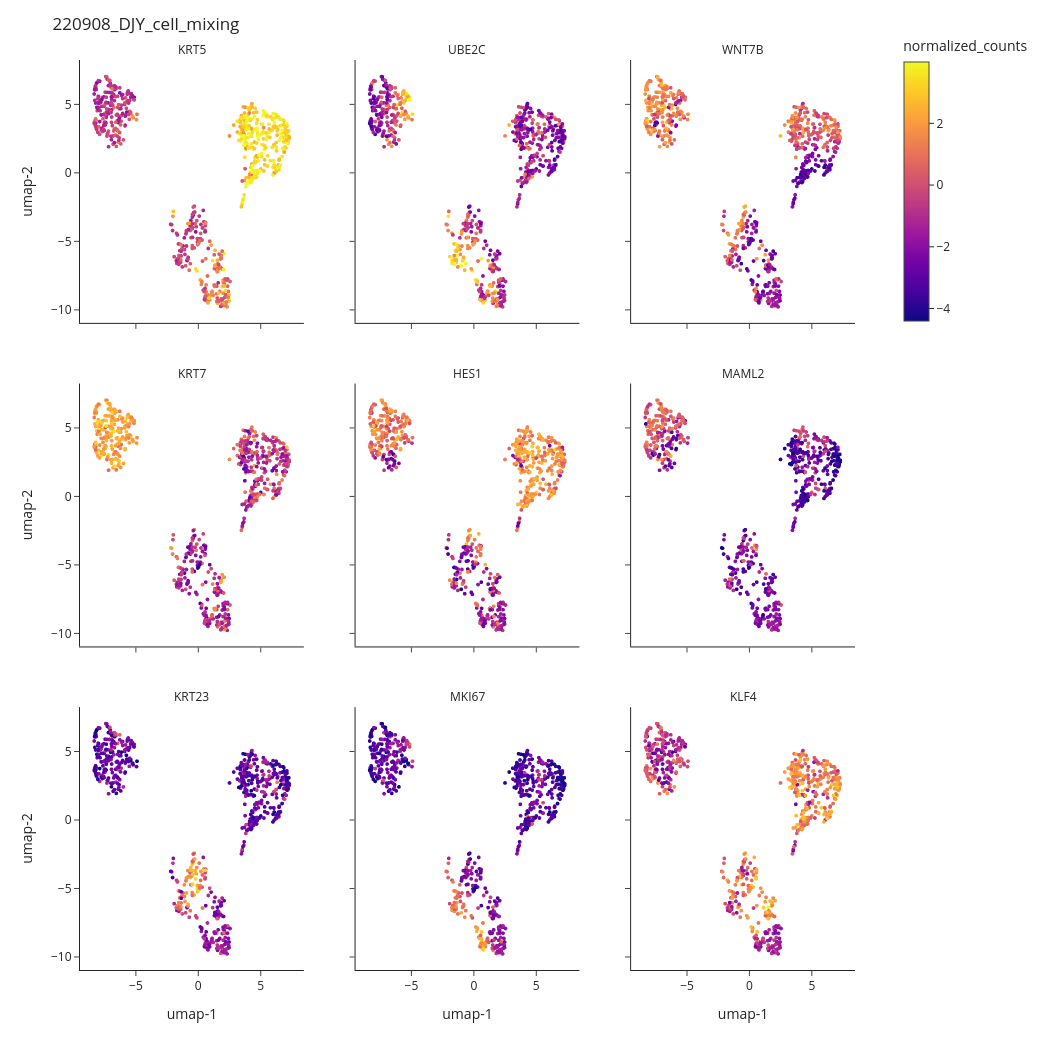

Notebook code for this chart:
### Code cell
sc.protein.scatterplot(
    "umap",
    features=list(
        sc.protein.get_attribute(attribute="normalized_counts", constraint="row+col")
        .var()
        .sort_values(ascending=False)
        .head(9)
        .index
    ),
    colorby="normalized_counts",
)

### Figure 1 — Plotly figure (JSON) as saved in the notebook; plotly's stock layout.template omitted (floating-point values rounded to 4 significant figures; data arrays with more than 128 entries replaced by an {"elided": "..."} marker saying what was removed)
{"data": [{"customdata": {"elided": "745x1 str values"}, "hovertemplate": "<b>%{customdata}</b><extra></extra>", "legendgroup": "", "marker": {"color": {"elided": "745 float values"}, "coloraxis": "coloraxis", "size": 4, "symbol": "circle"}, "mode": "markers", "name": "", "showlegend": false, "type": "scattergl", "x": {"elided": "745 float values"}, "xaxis": "x7", "y": {"elided": "745 float values"}, "yaxis": "y7"}, {"customdata": {"elided": "745x1 str values"}, "hovertemplate": "<b>%{customdata}</b><extra></extra>", "legendgroup": "", "marker": {"color": {"elided": "745 float values"}, "coloraxis": "coloraxis", "size": 4, "symbol": "circle"}, "mode": "markers", "name": "", "showlegend": false, "type": "scattergl", "x": {"elided": "745 float values"}, "xaxis": "x8", "y": {"elided": "745 float values"}, "yaxis": "y8"}, {"customdata": {"elided": "745x1 str values"}, "hovertemplate": "<b>%{customdata}</b><extra></extra>", "legendgroup": "", "marker": {"color": {"elided": "745 float values"}, "coloraxis": "coloraxis", "size": 4, "symbol": "circle"}, "mode": "markers", "name": "", "showlegend": false, "type": "scattergl", "x": {"elided": "745 float values"}, "xaxis": "x9", "y": {"elided": "745 float values"}, "yaxis": "y9"}, {"customdata": {"elided": "745x1 str values"}, "hovertemplate": "<b>%{customdata}</b><extra></extra>", "legendgroup": "", "marker": {"color": {"elided": "745 float values"}, "coloraxis": "coloraxis", "size": 4, "symbol": "circle"}, "mode": "markers", "name": "", "showlegend": false, "type": "scattergl", "x": {"elided": "745 float values"}, "xaxis": "x4", "y": {"elided": "745 float values"}, "yaxis": "y4"}, {"customdata": {"elided": "745x1 str values"}, "hovertemplate": "<b>%{customdata}</b><extra></extra>", "legendgroup": "", "marker": {"color": {"elided": "745 float values"}, "coloraxis": "coloraxis", "size": 4, "symbol": "circle"}, "mode": "markers", "name": "", "showlegend": false, "type": "scattergl", "x": {"elided": "745 float values"}, "xaxis": "x5", "y": {"elided": "745 float values"}, "yaxis": "y5"}, {"customdata": {"elided": "745x1 str values"}, "hovertemplate": "<b>%{customdata}</b><extra></extra>", "legendgroup": "", "marker": {"color": {"elided": "745 float values"}, "coloraxis": "coloraxis", "size": 4, "symbol": "circle"}, "mode": "markers", "name": "", "showlegend": false, "type": "scattergl", "x": {"elided": "745 float values"}, "xaxis": "x6", "y": {"elided": "745 float values"}, "yaxis": "y6"}, {"customdata": {"elided": "745x1 str values"}, "hovertemplate": "<b>%{customdata}</b><extra></extra>", "legendgroup": "", "marker": {"color": {"elided": "745 float values"}, "coloraxis": "coloraxis", "size": 4, "symbol": "circle"}, "mode": "markers", "name": "", "showlegend": false, "type": "scattergl", "x": {"elided": "745 float values"}, "xaxis": "x", "y": {"elided": "745 float values"}, "yaxis": "y"}, {"customdata": {"elided": "745x1 str values"}, "hovertemplate": "<b>%{customdata}</b><extra></extra>", "legendgroup": "", "marker": {"color": {"elided": "745 float values"}, "coloraxis": "coloraxis", "size": 4, "symbol": "circle"}, "mode": "markers", "name": "", "showlegend": false, "type": "scattergl", "x": {"elided": "745 float values"}, "xaxis": "x2", "y": {"elided": "745 float values"}, "yaxis": "y2"}, {"customdata": {"elided": "745x1 str values"}, "hovertemplate": "<b>%{customdata}</b><extra></extra>", "legendgroup": "", "marker": {"color": {"elided": "745 float values"}, "coloraxis": "coloraxis", "size": 4, "symbol": "circle"}, "mode": "markers", "name": "", "showlegend": false, "type": "scattergl", "x": {"elided": "745 float values"}, "xaxis": "x3", "y": {"elided": "745 float values"}, "yaxis": "y3"}], "layout": {"annotations": [{"showarrow": false, "text": "KRT23", "x": 0.1444, "xanchor": "center", "xref": "paper", "y": 0.2889, "yanchor": "bottom", "yref": "paper"}, {"showarrow": false, "text": "MKI67", "x": 0.5, "xanchor": "center", "xref": "paper", "y": 0.2889, "yanchor": "bottom", "yref": "paper"}, {"showarrow": false, "text": "KLF4", "x": 0.8556, "xanchor": "center", "xref": "paper", "y": 0.2889, "yanchor": "bottom", "yref": "paper"}, {"showarrow": false, "text": "KRT7", "x": 0.1444, "xanchor": "center", "xref": "paper", "y": 0.6444, "yanchor": "bottom", "yref": "paper"}, {"showarrow": false, "text": "HES1", "x": 0.5, "xanchor": "center", "xref": "paper", "y": 0.6444, "yanchor": "bottom", "yref": "paper"}, {"showarrow": false, "text": "MAML2", "x": 0.8556, "xanchor": "center", "xref": "paper", "y": 0.6444, "yanchor": "bottom", "yref": "paper"}, {"showarrow": false, "text": "KRT5", "x": 0.1444, "xanchor": "center", "xref": "paper", "y": 1.0, "yanchor": "bottom", "yref": "paper"}, {"showarrow": false, "text": "UBE2C", "x": 0.5, "xanchor": "center", "xref": "paper", "y": 1.0, "yanchor": "bottom", "yref": "paper"}, {"showarrow": false, "text": "WNT7B", "x": 0.8556, "xanchor": "center", "xref": "paper", "y": 1.0, "yanchor": "bottom", "yref": "paper"}], "coloraxis": {"cauto": false, "cmax": 3.981, "cmin": -4.408, "colorbar": {"len": 0.3333, "thickness": 25, "ticks": "outside", "title": {"text": "normalized_counts"}, "x": 1.05, "y": 1.035, "yanchor": "top"}, "colorscale": [[0, "#0d0887"], [0.1111, "#46039f"], [0.2222, "#7201a8"], [0.3333, "#9c179e"], [0.4444, "#bd3786"], [0.5556, "#d8576b"], [0.6667, "#ed7953"], [0.7778, "#fb9f3a"], [0.8889, "#fdca26"], [1, "#f0f921"]]}, "dragmode": "pan", "height": 1050, "hovermode": "closest", "legend": {"tracegroupgap": 0}, "margin": {"t": 60}, "title": {"text": "220908_DJY_cell_mixing"}, "width": 1050, "xaxis": {"anchor": "y", "domain": [0, 0.2889], "title": {"text": "umap-1"}, "zeroline": false}, "xaxis2": {"anchor": "y2", "domain": [0.3556, 0.6444], "matches": "x", "title": {"text": "umap-1"}}, "xaxis3": {"anchor": "y3", "domain": [0.7111, 1.0], "matches": "x", "title": {"text": "umap-1"}}, "xaxis4": {"anchor": "y4", "domain": [0, 0.2889], "matches": "x", "showticklabels": false}, "xaxis5": {"anchor": "y5", "domain": [0.3556, 0.6444], "matches": "x", "showticklabels": false}, "xaxis6": {"anchor": "y6", "domain": [0.7111, 1.0], "matches": "x", "showticklabels": false}, "xaxis7": {"anchor": "y7", "domain": [0, 0.2889], "matches": "x", "showticklabels": false}, "xaxis8": {"anchor": "y8", "domain": [0.3556, 0.6444], "matches": "x", "showticklabels": false}, "xaxis9": {"anchor": "y9", "domain": [0.7111, 1.0], "matches": "x", "showticklabels": false}, "yaxis": {"anchor": "x", "domain": [0, 0.2889], "title": {"text": "umap-2"}, "zeroline": false}, "yaxis2": {"anchor": "x2", "domain": [0, 0.2889], "matches": "y", "showticklabels": false}, "yaxis3": {"anchor": "x3", "domain": [0, 0.2889], "matches": "y", "showticklabels": false}, "yaxis4": {"anchor": "x4", "domain": [0.3556, 0.6444], "matches": "y", "title": {"text": "umap-2"}}, "yaxis5": {"anchor": "x5", "domain": [0.3556, 0.6444], "matches": "y", "showticklabels": false}, "yaxis6": {"anchor": "x6", "domain": [0.3556, 0.6444], "matches": "y", "showticklabels": false}, "yaxis7": {"anchor": "x7", "domain": [0.7111, 1.0], "matches": "y", "title": {"text": "umap-2"}}, "yaxis8": {"anchor": "x8", "domain": [0.7111, 1.0], "matches": "y", "showticklabels": false}, "yaxis9": {"anchor": "x9", "domain": [0.7111, 1.0], "matches": "y", "showticklabels": false}}}
